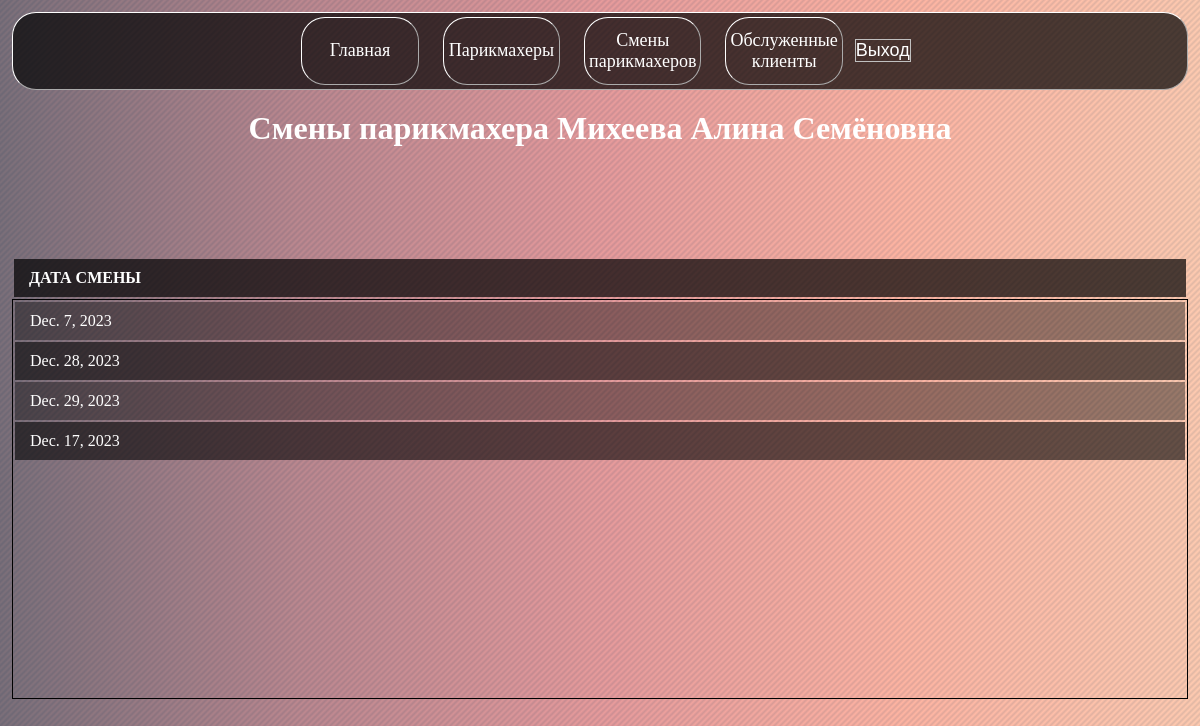
/barbers/9/shifts (signed in), run on the app's committed database.
### app/models.py (models this page shows, shortened)
class Barber(models.Model):
    fio = models.CharField(max_length=200)
    rank = models.IntegerField(validators=[MinValueValidator(3), MaxValueValidator(6)])
    position=models.CharField(max_length=100)

class Shift(models.Model):
    barber = models.ForeignKey(Barber, on_delete=models.CASCADE, related_name='shifts')
    date = models.DateField()

### app/views.py (the view)
# urls.py: path('<int:pk>/shifts', views.barber_shifts, name='barber_shifts'),
@login_required
def barber_shifts(request, pk):
    barber = Barber.objects.get(pk=pk)
    shifts = Shift.objects.filter(barber=pk)
    return render(request, 'barber_shifts.html', {'shifts': shifts, 'barber': barber})

### app/templates/barber_shifts.html (shortened to what this page needs)
{% extends "page.html" %}
{% block header %}Смены парикмахера {{ barber.fio}}{% endblock header %}
{% block main %}
<div class="scroll-table">
    <table>
        <thead>
            <tr>
                <th>Дата смены</th>
            </tr>
        </thead>
    </table>
    <div class="scroll-table-body">
        <table>
            <tbody>
                {% for shift in shifts %}
                    <tr>
                        <td>{{ shift.date }}</td>
                    </tr>
                {% endfor %}
            </tbody>
        </table>
    </div>
</div>
{% endblock main %}

### app/static/styles.css (style rules this page uses)
* { margin:0; padding:0; text-decoration:none; box-sizing:border-box; color:rgb(255, 255, 255); text-align: center; }
html { display:block; height:100%; width:100%; }
body { display:flex; flex-direction: column; justify-content:flex-start; height:100%; width:100%; background-color: #6d6875; background-image: linear-gradient(135deg, rgba(109,104,117, 0.2) 0%, rgba(255,180,162, 0.1) 25%, rgba(109,104,117, 0.2) 50%, rgba(255,180,162, 0.1) 75%, rgba(109,104,117, 0.2) 100%), linear-gradient(90deg, #6d6875, #b5838d, #e5989b, #ffb4a2, #ffcdb2); background-size: 6px 6px, 100%; padding: 1vw; }
.scroll-table-body { height: 400px; overflow-x: auto; border: 1px solid #000; }
.scroll-table table { width:100%; table-layout: fixed; }
.scroll-table thead th { font-weight: bold; text-align: left; border: none; padding: 10px 15px; background: rgba(0,0,0,0.7); text-transform: uppercase; }
.scroll-table tbody td { text-align: left; padding: 10px 15px; }
.scroll-table tbody tr:nth-child(even) { background: rgba(0,0,0,0.6); }
.scroll-table tbody tr:nth-child(odd) { background: rgba(0,0,0,0.4); }

### data on the page
Barber: fio "Михеева Алина Семёновна"
Shift: date "Dec. 7, 2023"
Shift: date "Dec. 28, 2023"
Shift: date "Dec. 29, 2023"
Shift: date "Dec. 17, 2023"
